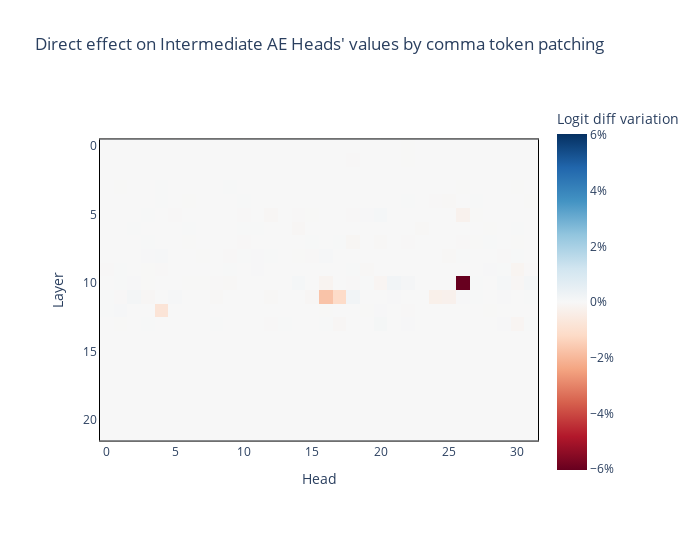

Notebook source saved alongside this figure:
### Code cell
imshow_p(
        results["z"][:22] * 100,
        title=f"Direct effect on Intermediate AE Heads' values by comma token patching",
        labels={"x": "Head", "y": "Layer", "color": "Logit diff variation"},
        coloraxis=dict(colorbar_ticksuffix = "%"),
        border=True,
        width=700,
        margin={"r": 100, "l": 100}
    )

### Figure 1 — Plotly figure (JSON) as saved in the notebook; plotly's stock layout.template omitted (floating-point values rounded to 4 significant figures; data arrays with more than 128 entries replaced by an {"elided": "..."} marker saying what was removed)
{"data": [{"coloraxis": "coloraxis", "hovertemplate": "Head: %{x}<br>Layer: %{y}<br>Logit diff variation: %{z}<extra></extra>", "name": "0", "type": "heatmap", "xaxis": "x", "yaxis": "y", "z": {"elided": "22x32 float values"}}], "layout": {"coloraxis": {"cmid": 0, "colorbar": {"ticksuffix": "%", "title": {"text": "Logit diff variation"}}, "colorscale": [[0, "rgb(103,0,31)"], [0.1, "rgb(178,24,43)"], [0.2, "rgb(214,96,77)"], [0.3, "rgb(244,165,130)"], [0.4, "rgb(253,219,199)"], [0.5, "rgb(247,247,247)"], [0.6, "rgb(209,229,240)"], [0.7, "rgb(146,197,222)"], [0.8, "rgb(67,147,195)"], [0.9, "rgb(33,102,172)"], [1, "rgb(5,48,97)"]]}, "margin": {"l": 100, "r": 100}, "title": {"text": "Direct effect on Intermediate AE Heads' values by comma token patching"}, "width": 700, "xaxis": {"anchor": "y", "constrain": "domain", "domain": [0, 1], "linecolor": "black", "linewidth": 1, "mirror": true, "scaleanchor": "y", "showline": true, "title": {"text": "Head"}}, "yaxis": {"anchor": "x", "autorange": "reversed", "constrain": "domain", "domain": [0, 1], "linecolor": "black", "linewidth": 1, "mirror": true, "showline": true, "title": {"text": "Layer"}}}}
